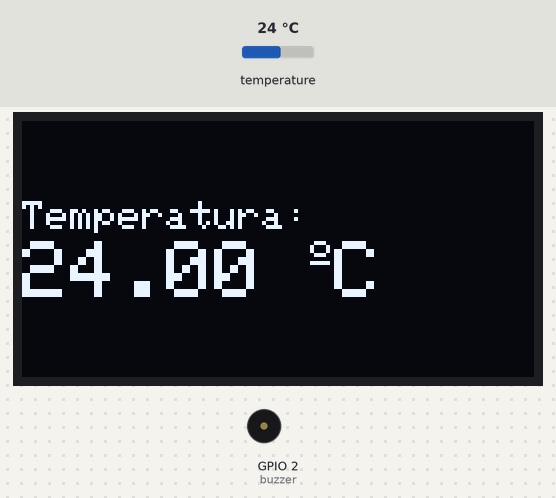
Simulated run of this sketch. Board: ESP32. Shown: 128×64 one-colour display, buzzer (waves = sounding, pin HIGH). Inputs (shaded band) come from the test bench; at power-on: temperature 24 °C. What the sketch prints to the serial monitor is not drawn.

Above: at 6.9 s.
7.0 s: temperature set to 12 °C
At 8.7 s:
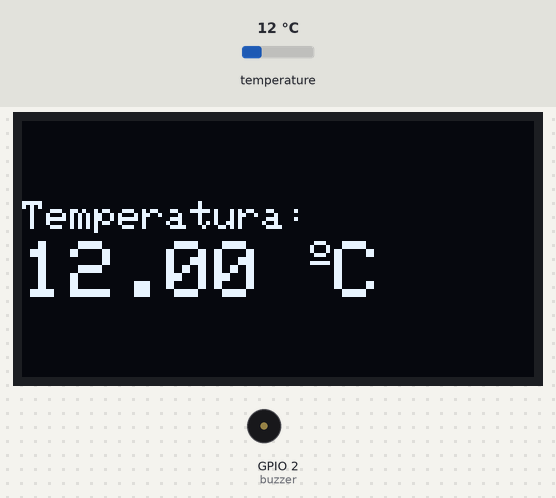
9.7 s: temperature set to 19 °C
At 10.7 s:
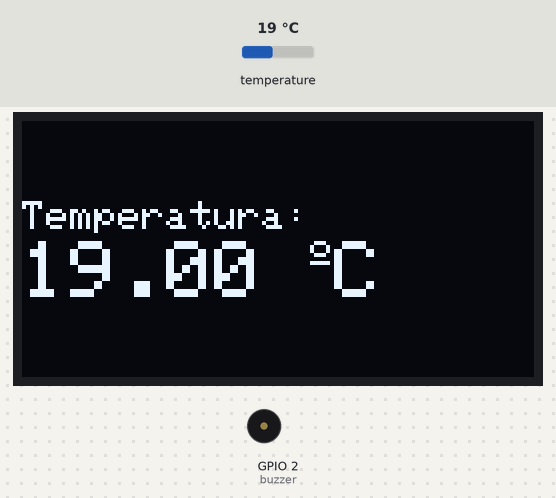
11.5 s: temperature set to 28 °C
At 12.6 s:
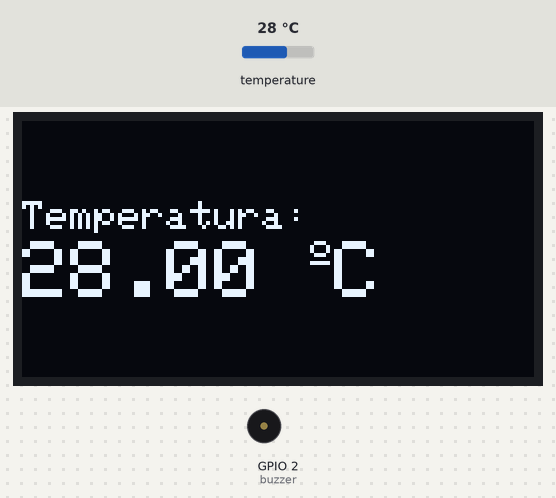
Timing chart, 0 to 14.5 s (numbered marks = the images above; inputs shaded):
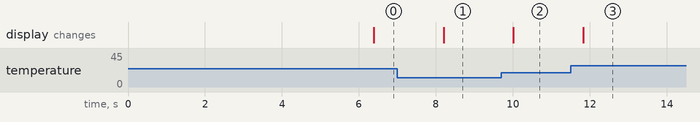

Measured:
- after the input at 7.0 s, the display: changes after 1.2 s (image 1)
- after the input at 9.7 s, the display: changes after 0.32 s (image 2)
- after the input at 11.5 s, the display: changes after 0.33 s (image 3)

The sketch:

MultiTask_01.ino
```cpp
/*********
********************************** OBS.: ESSE CÓDIGO NÃO ESTÁ FUNCIONANDO ****************************


  Projeto sistema de medição de temperatura para baterias de automóveis. https://sites.google.com/view/sistema-de-medicao-de-temp/introdu%C3%A7%C3%A3o

  Esse código lê 'n' sensores DS18B20 printa no monitor serial a temperatura medida por cada sensor e mostra o valor médio em um display OLED 0,96" 128x64 pixels.
  Além disso permite setar dois valores de temperatura máxima e mínima para acionar um alarme.
  O código utiliza os dois núcleos presentes no ESP32 através do multitask, por padrão a IDE do arduino apenas trabalha com um núcleo.
  Task1 roda no núcleo 0 e void loop no núcleo 1.

*********/

//carrega bibliotecas ////////////////////////////////

#include <OneWire.h>
#include <DallasTemperature.h>
#include <Adafruit_GFX.h>
#include <Adafruit_SSD1306.h>
///////////////////////////////////////////////////////////////////////////////////////

TaskHandle_t Task1; //cria task

///////////////////////////////////////////////////////////////////////////////////////

#define SCREEN_WIDTH 128 // Display OLED comprimento, em pixels
#define SCREEN_HEIGHT 64 // Display OLED altura, em pixels

float media = 0; //cria uma variavél tipo float para calcular e armazenar o valor da média posteriormente.

// Declaração para um Display SSD1306 que está conectado nas portas I2C(SDA, SCL pins)
Adafruit_SSD1306 display(SCREEN_WIDTH, SCREEN_HEIGHT, &Wire, -1);

///////////////////////////////////////////////////////////////////////////////////////

// Fio de dados está conectado na porta GPIO 4
#define ONE_WIRE_BUS 4

#define buzzer 2

// Setup para a instância oneWire se comunicar com qualquer dispositivo OneWire (não apenas para Maxim/Dallas temperature ICs)
OneWire oneWire(ONE_WIRE_BUS);

// Passa nossa referência oneWire para Dallas temperature.
DallasTemperature sensors(&oneWire);

// Número(quantidade) de dispositivos de temperatura encontrados
int numberOfDevices;

// Usaremos essa variavel para armazenar o endereço do dispositivo encontrado.
DeviceAddress tempDeviceAddress;

///////////////////////////////////////////////////////////////////////////////////////


void setup() {
  Serial.begin(115200);

  pinMode(buzzer, OUTPUT);
    //Inicia a biblioteca
  sensors.begin();

/////////////////////////// Inicializa o display /////////////////////////////////////

   if(!display.begin(SSD1306_SWITCHCAPVCC, 0x3C)) {
      Serial.println(F("SSD1306 allocation failed"));
      for(;;);}
    delay(5000);
    display.clearDisplay();
    display.setTextColor(WHITE);

///////////////////////////////////////////////////////////////////////////////////////


  // Conta a quantidade de sensores no barramento
  numberOfDevices = sensors.getDeviceCount();

  // Localiza os dispositivos no barramento
  Serial.print("Localizando dispositivos...");
  Serial.print("Encontrado ");
  Serial.print(numberOfDevices, DEC);
  Serial.println(" dispositivo.");

  // Faz o loop por cada dispositivo, e mostra o endereço
  for(int i=0;i<numberOfDevices; i++){
    // Procura no fio para o endereço
    if(sensors.getAddress(tempDeviceAddress, i)){
        Serial.print("Encontrado dispositivo");
        Serial.print(i, DEC);
        Serial.print(" com endereço: ");
        printAddress(tempDeviceAddress); //vai para a função printAddress
        Serial.println();
    } else {
        Serial.print("Encontrado dispositivo fantasma em ");
        Serial.print(i, DEC);
        Serial.print(",mas não detectado endereço. Verifique a conexão de alimentação.");
    }


    //******** Configuração dos alarmes
      Serial.println("Setando temperaturas de alarmes...");

      // Alarme para quando a temperatura é maior que 'x'
      sensors.setHighAlarmTemp(tempDeviceAddress, 30);

      // Alarme para quando a temperatura é menor que 'x'
      sensors.setLowAlarmTemp(tempDeviceAddress, -10);

      Serial.print("Novo alarme: ");
      Serial.print(i, DEC);
      Serial.print("Alarmes: ");
      printAlarms(tempDeviceAddress); // vai para a função printAlarms
      Serial.println();
  }


  //Cria a task que irá ser executada na função Taskcode(), com prioridade 1 e executada no núcleo 0
  xTaskCreatePinnedToCore(
                    Task1code,   /* Função Task. */
                    "Task1",     /* Nome da task. */
                    10000,       /* Stack size da task */
                    NULL,        /* parametro da task */
                    1,           /* prioridade da task */
                    &Task1,      /* Task handle to keep track of created task */
                    0);          /* pin task to core 0 */
  delay(500);

}

//     fim do void setup  *************************************************************************************************************
// ************************************************************************************************************************************


//Task1code
void Task1code( void * pvParameters ){

  for(;;){
      Serial.println();
      Serial.print("Verificando alarme");
      checkAlarm(tempDeviceAddress);
      delay(100);
    }
  }


void loop(){
  sensors.requestTemperatures(); //Manda um comando para pegar temperaturas
  // Faz o loop por cada dispositivo, e mostra no monitor serial cada temperatura
  for(int i=0;i<numberOfDevices; i++){
    // Search the wire for address
    if(sensors.getAddress(tempDeviceAddress, i)){
      // Output the device ID
      Serial.println();
      Serial.print("Temperatura para dispositivo: ");
      Serial.println(i,DEC);
      // Print the data
      float tempC = sensors.getTempC(tempDeviceAddress);
      Serial.print("Temp C: ");
      Serial.print(tempC);
      Serial.println();

      media += sensors.getTempC(tempDeviceAddress); // soma as temperaturas lidas ao longo loop na variavel media

    }
  }
  media = media/numberOfDevices; //calcula a média dos sensores

    // clear display - Mostra o resultado da media no display
    display.clearDisplay();

    // Mostra a temperatura no display
    display.setTextSize(1);
    display.setCursor(0,20);
    display.print("Temperatura: ");
    display.setTextSize(2);
    display.setCursor(0,30);
    display.print(media);
    display.print(" ");
    display.setTextSize(1);
    display.cp437(true);
    display.write(167);
    display.setTextSize(2);
    display.print("C");

    display.display();

    Serial.println();//mostra a temperatura média no monitor serial
    Serial.print("Temperatura média: ");
    Serial.print(media);
    Serial.println();

    media = 0; //zera o valor da media para a próxima média.

  Serial.println();
  Serial.print("********************************************");
  delay(1000); // intervalo de 5 segundas para mostra a próxima amostragem
}

// função para printar o endereço do dispositivo
void printAddress(DeviceAddress tempDeviceAddress) {
  for (uint8_t i = 0; i < 8; i++){
    if (tempDeviceAddress[i] < 16) Serial.print("0");
          Serial.print(tempDeviceAddress[i], HEX);
  }

}

// função para printar alarmes
void printAlarms(uint8_t tempDeviceAddress[]) /// deviceAddress
{
  char temp;
  temp = sensors.getHighAlarmTemp(tempDeviceAddress);
  Serial.print("Alarme de temperatura elevada: ");
  Serial.print(temp, DEC);
  Serial.print("C/");
  Serial.print(DallasTemperature::toFahrenheit(temp));
  Serial.print("F | Alarme de temperatura baixa: ");
  temp = sensors.getLowAlarmTemp(tempDeviceAddress);
  Serial.print(temp, DEC);
  Serial.print("C/");
  Serial.print(DallasTemperature::toFahrenheit(temp));
  Serial.print("F");
}

  // função para checar se o sensor entrou na condição de disparar o alarme.
       void checkAlarm(DeviceAddress tempDeviceAddress){
        if (sensors.hasAlarm(tempDeviceAddress))
        {
          Serial.print("ALARME DISPOSITIVO: ");
          printAddress(tempDeviceAddress);
              // clear display
          display.clearDisplay();

          // Mostra a temperatura de alarme no display
          display.setTextSize(1);
          display.setCursor(0,20);
          display.print("!ALERTA!: ");
          display.setTextSize(2);
          display.setCursor(0,30);
          float tempC = sensors.getTempC(tempDeviceAddress);
          display.print(tempC);
          display.print(" ");
          display.setTextSize(1);
          display.cp437(true);
          display.write(167);
          display.setTextSize(2);
          display.print("C");

          display.display();

          for(int i=0;i<10;i++){
            digitalWrite(buzzer,HIGH);
            delay(200);
            digitalWrite(buzzer,LOW);
            delay(200);
          }

        }
      }
```
